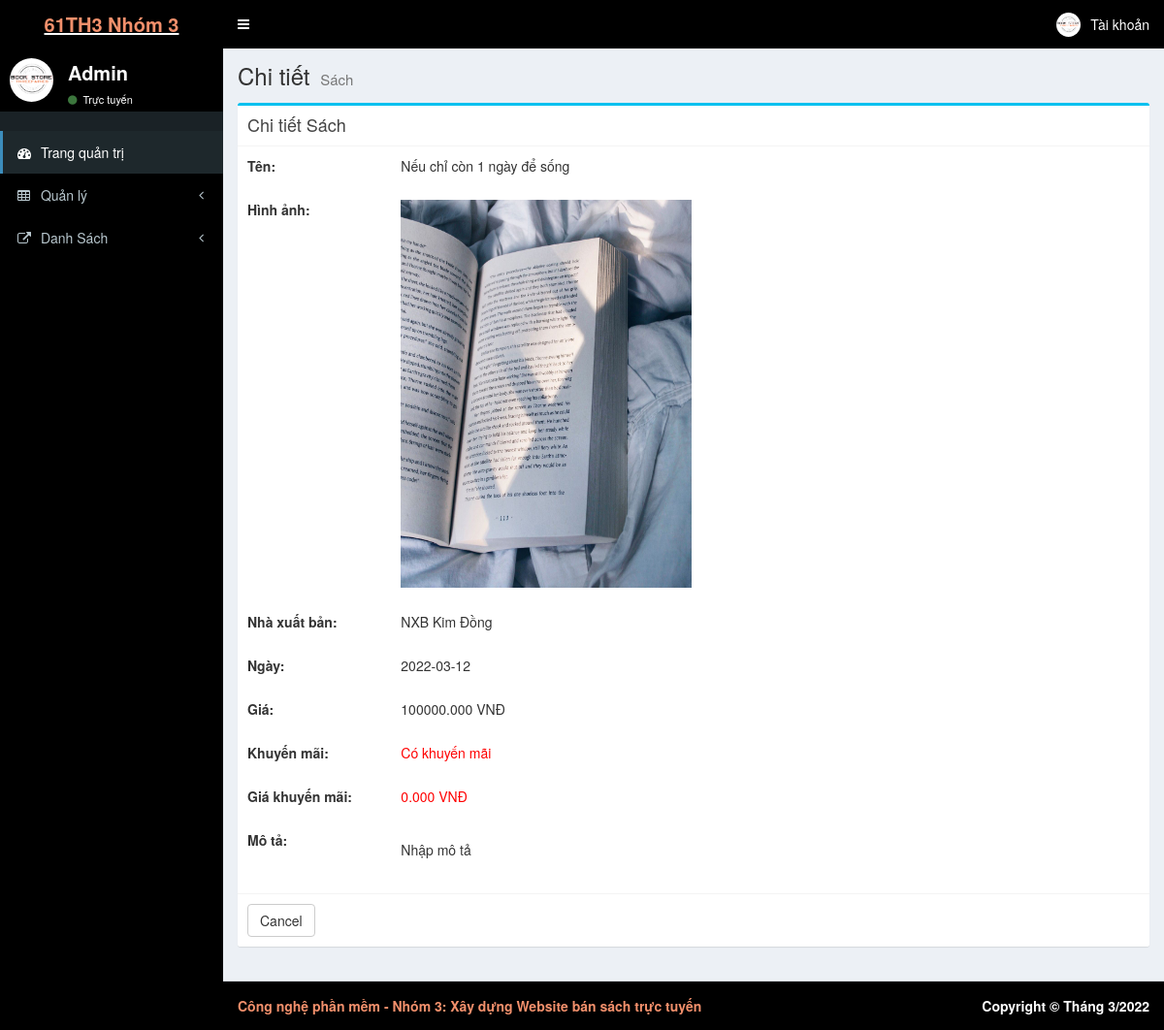
The page /admin/chitietsp.php?id=439 on the database as committed earlier.
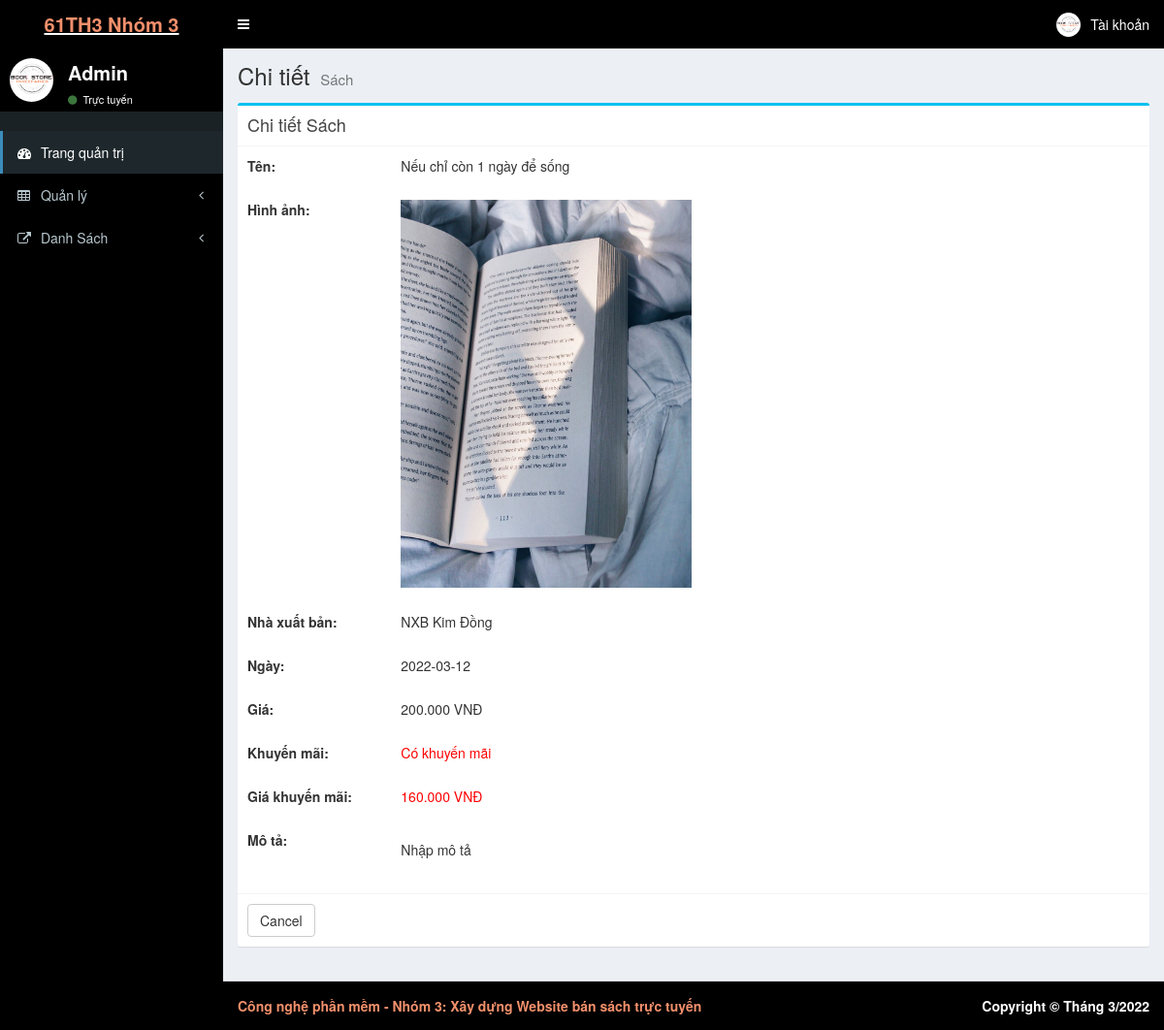
The same page on the database as committed later.
### tables this page shows
CREATE TABLE `sanpham` (
  `ID` bigint(10) NOT NULL,
  `Ten` varchar(200) NOT NULL,
  `Gia` double NOT NULL,
  `HinhAnh` varchar(200) NOT NULL,
  `Manhasx` bigint(10) NOT NULL,
  `Mota` text NOT NULL,
  `date` date NOT NULL,
  `KhuyenMai` tinyint(1) NOT NULL,
  `giakhuyenmai` double NOT NULL,
  `tacgia` varchar(256) NOT NULL
);

CREATE TABLE `nhaxuatban` (
  `ID` bigint(10) NOT NULL,
  `Ten` varchar(50) NOT NULL
);

### admin/chitietsp.php (the view, shortened to what this page needs)
<?php
include "head.php";
?>
 <body class="hold-transition skin-blue sidebar-mini">
   <div class="wrapper">
   <?php
include "Header.php";
?>
   <?php
include "aside.php";
?>
      <div class="content-wrapper">
        <?php
   require '../inc/config.php';
   $id = $_GET["id"];
   $query="SELECT s.ID,s.Ten,s.date,s.Gia,s.HinhAnh,s.KhuyenMai,s.giakhuyenmai,s.Mota, n.Ten as Tennhasx,s.Manhasx
   from sanpham s
   LEFT JOIN nhaxuatban n on n.ID = s.Manhasx
	WHERE  s.id =".$id;
   $result = $conn->query($query);
$row = $result->fetch_assoc();
?>
        <section class="content-header">
          <h1>
            Chi tiết
            <small>Sách</small>
          </h1>
        </section>
        <section class="content">
          <div class="row">
            <div class="col-md-12" >
              <div class="box box-info">
                <div class="box-header with-border">
                  <h3 class="box-title">Chi tiết Sách</h3>
                </div>
                <form class="form-horizontal" >
                  <div class="box-body" >
                    <div class="form-group">
                      <label  class="col-sm-2">Tên:</label>
                      <div class="col-sm-5">
                      <p><?php echo $row["Ten"] ?></p>
                      </div>
                    </div>
                    <div class="form-group">
                      <label  class="col-sm-2">Hình ảnh:</label>
                      <div class="col-sm-2">
                      <p><img src="../images/<?php echo $row["HinhAnh"]?>" style="width:300px;height:400px"></p>
                      </div>
                    </div>
                    <div class="form-group">
                    <label  class="col-sm-2 ">Nhà xuất bản:</label>
                    <div class="col-sm-5">
                      <p><?php echo $row["Tennhasx"] ?></p>
                      </div>
                    </div>
                    <div class="form-group">
                    <label class="col-sm-2 ">Ngày:</label>
                    <div class="col-sm-5">
                      <p><?php echo $row["date"] ?></p>
                      </div>
                    </div>
                    <div class="form-group">
                    <label  class="col-sm-2 ">Giá:</label>
                    <div class="col-sm-5">
                      <p><?php echo $row["Gia"] ?>.000 VNĐ</p>
                      </div>
                    </div>
                    <?php
                    if($row["KhuyenMai"]  == 1)
                    {
                    ?>
                    <div class="form-group">
                    <label  class="col-sm-2" >Khuyến mãi:</label>
                    <div class="col-sm-5">
                      <p style="color:red">Có khuyến mãi</p>
                      </div>
                    </div>
                    <div class="form-group">
                    <label  class="col-sm-2" >Giá khuyến mãi:</label>
                    <div class="col-sm-5">
                      <p style="color:red"><?php echo $row["giakhuyenmai"]?>.000 VNĐ</p>
                      </div>
                    </div>
                    <?php
                    }
                    ?>
                  <div class="form-group">
                    <label  class="col-sm-2 ">Mô tả: </label>
                    <div class="col-sm-5">
                      <p><?php echo $row["Mota"] ?></p>
                      </div>
                  </div>
                  </div>
                  <div class="box-footer">
                  <a href="qlysanpham.php"><button type="button" name="cancel" class="btn btn-default">Cancel</button></a>
                  </div>
                </form>
              </div>
            </div>
          </div>
        </section>
      </div>
      <?php
      include "footer.php";
     ?>
    </div>
  </body>
</html>

Rows that differ between the two databases and show on the page:
changed sanpham "Nếu chỉ còn 1 ngày để sống": Gia "100000" → "200"; giakhuyenmai "0" → "160"
